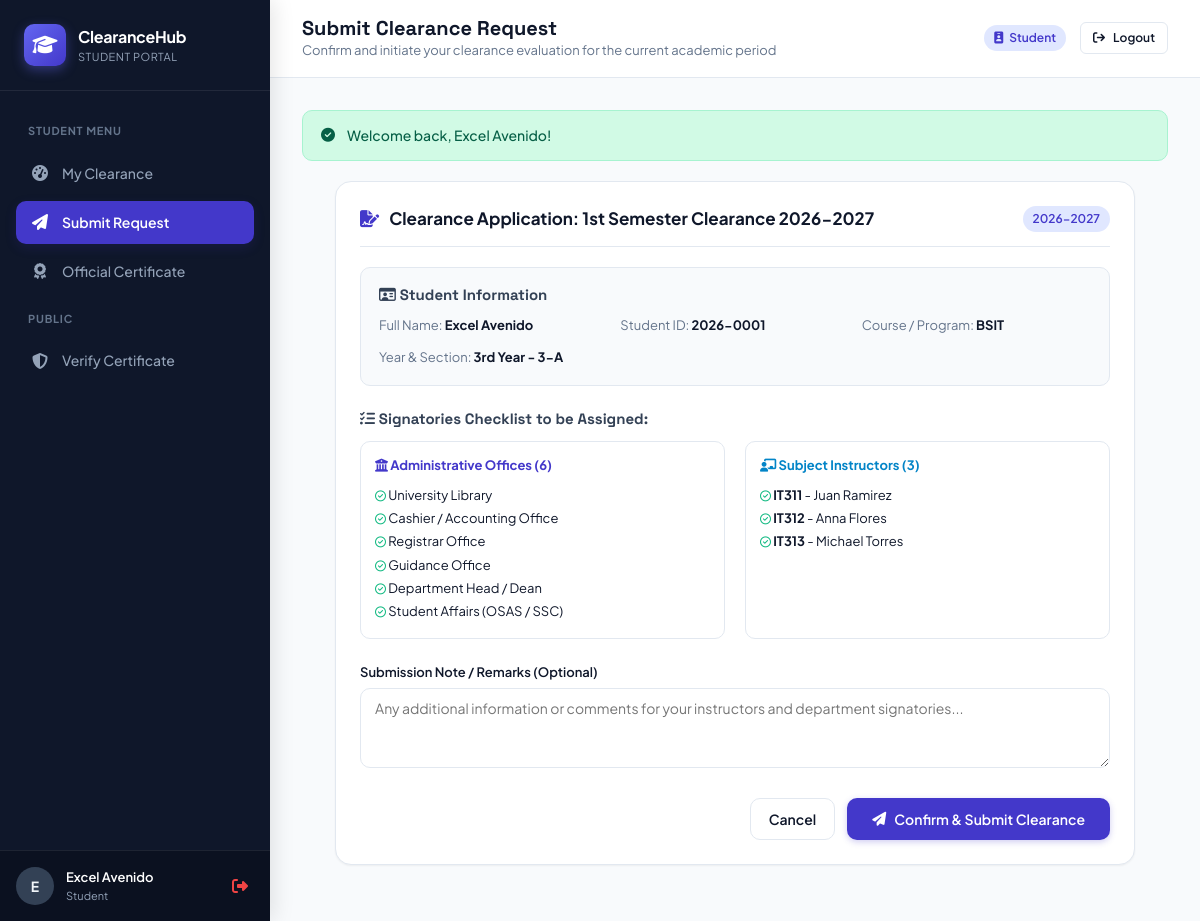
Screenshot of /student/request.php (signed in) with the database file from the repository.
### tables this page shows
CREATE TABLE `clearance_periods` (
  `id` INT AUTO_INCREMENT PRIMARY KEY,
  `name` VARCHAR(100) NOT NULL,
  `academic_year` VARCHAR(50) NOT NULL,
  `semester` VARCHAR(30) NOT NULL,
  `start_date` DATE NOT NULL,
  `end_date` DATE NOT NULL,
  `is_active` TINYINT(1) DEFAULT 0,
  `created_at` TIMESTAMP DEFAULT CURRENT_TIMESTAMP
);

CREATE TABLE `departments` (
  `id` INT AUTO_INCREMENT PRIMARY KEY,
  `code` VARCHAR(30) NOT NULL UNIQUE,
  `name` VARCHAR(100) NOT NULL,
  `description` VARCHAR(255) NULL,
  `requires_proof` TINYINT(1) DEFAULT 0,
  `is_active` TINYINT(1) DEFAULT 1,
  `created_at` TIMESTAMP DEFAULT CURRENT_TIMESTAMP
);

CREATE TABLE `subjects` (
  `id` INT AUTO_INCREMENT PRIMARY KEY,
  `code` VARCHAR(30) NOT NULL,
  `name` VARCHAR(100) NOT NULL,
  `instructor_id` INT NOT NULL,
  `period_id` INT NOT NULL,
  `created_at` TIMESTAMP DEFAULT CURRENT_TIMESTAMP,
  FOREIGN KEY (`instructor_id`) REFERENCES `users`(`id`) ON DELETE CASCADE,
  FOREIGN KEY (`period_id`) REFERENCES `clearance_periods`(`id`) ON DELETE CASCADE
);

### config/helpers.php (called while the page is built, shortened)
<?php
function e(?string $string): string {
    return htmlspecialchars($string ?? '', ENT_QUOTES, 'UTF-8');
}

### config/session.php (called while the page is built, shortened)
<?php
function is_logged_in(): bool {
    return isset($_SESSION['user_id']) && !empty($_SESSION['user_id']);
}
function current_user(): ?array {
    return [
        'id'            => $_SESSION['user_id'],
        'username'      => $_SESSION['username'] ?? '',
        'role'          => $_SESSION['role'] ?? '',
        'name'          => $_SESSION['name'] ?? '',
        'student_id'    => $_SESSION['student_id'] ?? null,
        'department_id' => $_SESSION['department_id'] ?? null,
        'department_name'=> $_SESSION['department_name'] ?? null,
        'course'        => $_SESSION['course'] ?? null,
        'year_level'    => $_SESSION['year_level'] ?? null,
        'section'       => $_SESSION['section'] ?? null,
    ];
}

### student/request.php (the view, shortened to what this page needs)
<?php
require_once __DIR__ . '/../config/db.php';
require_once __DIR__ . '/../config/session.php';
require_once __DIR__ . '/../config/helpers.php';
$periodStmt = $pdo->query("SELECT * FROM clearance_periods WHERE is_active = 1 LIMIT 1");
$activePeriod = $periodStmt->fetch();
$deptPreview = $pdo->query("SELECT name, code FROM departments WHERE is_active = 1 ORDER BY id ASC")->fetchAll();
$subjPreview = $pdo->prepare("
    SELECT s.code, s.name, CONCAT(u.first_name, ' ', u.last_name) AS instructor_name
    FROM subjects s
    JOIN users u ON s.instructor_id = u.id
    WHERE s.period_id = ?
    ORDER BY s.code ASC
");
$subjPreview->execute([$activePeriod['id']]);
$subjectsList = $subjPreview->fetchAll();
include __DIR__ . '/../includes/header.php';
include __DIR__ . '/../includes/navbar.php';
?>
<div style="max-width: 800px; margin: 0 auto;">
    <div class="card">
        <div class="card-header">
            <div class="card-title">
                <i class="fa-solid fa-file-signature" style="color: var(--primary);"></i>
                <span>Clearance Application: <?= e($activePeriod['name']) ?></span>
            </div>
            <span class="badge badge-primary"><?= e($activePeriod['academic_year']) ?></span>
        </div>
        <div style="background: #f8fafc; border: 1px solid #e2e8f0; border-radius: var(--radius-md); padding: 18px; margin-bottom: 24px;">
            <h4 style="font-size: 15px; margin-bottom: 12px; color: #334155;">
                <i class="fa-regular fa-id-card"></i> Student Information
            </h4>
            <div style="display: grid; grid-template-columns: repeat(auto-fit, minmax(200px, 1fr)); gap: 12px; font-size: 13px;">
                <div><span style="color: #64748b;">Full Name:</span> <strong><?= e($user['name']) ?></strong></div>
                <div><span style="color: #64748b;">Student ID:</span> <strong><?= e($user['student_id'] ?: 'N/A') ?></strong></div>
                <div><span style="color: #64748b;">Course / Program:</span> <strong><?= e($user['course'] ?: 'BSIT') ?></strong></div>
                <div><span style="color: #64748b;">Year & Section:</span> <strong><?= e($user['year_level'] . ' - ' . $user['section']) ?></strong></div>
            </div>
        </div>
        <div style="margin-bottom: 24px;">
            <h4 style="font-size: 15px; margin-bottom: 12px; color: #334155;">
                <i class="fa-solid fa-list-check"></i> Signatories Checklist to be Assigned:
            </h4>
            <div style="display: grid; grid-template-columns: 1fr 1fr; gap: 20px;">
                <div style="border: 1px solid var(--border); border-radius: var(--radius-md); padding: 14px;">
                    <div style="font-weight: 700; font-size: 13px; color: #4338ca; margin-bottom: 8px;">
                        <i class="fa-solid fa-building-columns"></i> Administrative Offices (<?= count($deptPreview) ?>)
                    </div>
                    <ul style="font-size: 13px; list-style-type: none; padding-left: 0; line-height: 1.8;">
                        <?php foreach ($deptPreview as $d): ?>
                            <li><i class="fa-regular fa-circle-check" style="color: #10b981; font-size: 11px;"></i> <?= e($d['name']) ?></li>
                        <?php endforeach; ?>
                    </ul>
                </div>
                <div style="border: 1px solid var(--border); border-radius: var(--radius-md); padding: 14px;">
                    <div style="font-weight: 700; font-size: 13px; color: #0284c7; margin-bottom: 8px;">
                        <i class="fa-solid fa-chalkboard-user"></i> Subject Instructors (<?= count($subjectsList) ?>)
                    </div>
                    <ul style="font-size: 13px; list-style-type: none; padding-left: 0; line-height: 1.8;">
                        <?php foreach ($subjectsList as $s): ?>
                            <li>
                                <i class="fa-regular fa-circle-check" style="color: #10b981; font-size: 11px;"></i>
                                <strong><?= e($s['code']) ?></strong> - <?= e($s['instructor_name']) ?>
                            </li>
                        <?php endforeach; ?>
                    </ul>
                </div>
            </div>
        </div>
        <form action="" method="POST">
            <div class="form-group">
                <label class="form-label" for="note">Submission Note / Remarks (Optional)</label>
                <textarea name="note" id="note" class="form-control" placeholder="Any additional information or comments for your instructors and department signatories..."></textarea>
            </div>
            <div style="display: flex; justify-content: flex-end; gap: 12px; margin-top: 24px;">
                <a href="<?= BASE_URL ?>student/dashboard.php" class="btn btn-outline">Cancel</a>
                <button type="submit" class="btn btn-primary" style="padding: 11px 24px;">
                    <i class="fa-solid fa-paper-plane"></i> Confirm & Submit Clearance
                </button>
            </div>
        </form>
    </div>
</div>
<?php include __DIR__ . '/../includes/footer.php'; ?>

### assets/css/style.css (style rules this page uses)
:root { --primary: #4338ca; --primary-hover: #3730a3; --primary-light: #e0e7ff; --primary-glow: rgba(67, 56, 202, 0.15); --secondary: #0284c7; --accent: #f59e0b; --success: #10b981; --success-bg: #d1fae5; --success-text: #065f46; --warning: #f59e0b; --warning-bg: #fef3c7; --warning-text: #92400e; --danger: #ef4444; --danger-bg: #fee2e2; --danger-text: #991b1b; --info: #3b82f6; --info-bg: #dbeafe; --info-text: #1e40af; --bg-page: #f8fafc; --surface: #ffffff; --surface-secondary: #f1f5f9; --border: #e2e8f0; --border-focus: #818cf8; --text-main: #0f172a; --text-muted: #64748b; --text-light: #94a3b8; --radius-sm: 6px; --radius-md: 10px; --radius-lg: 16px; --radius-xl: 22px; --radius-full: 9999px; --shadow-sm: 0 1px 2px 0 rgba(0, 0, 0, 0.05); --shadow-md: 0 4px 6px -1px rgba(0, 0, 0, 0.08), 0 2px 4px -2px rgba(0, 0, 0, 0.05); --shadow-lg: 0 10px 15px -3px rgba(0, 0, 0, 0.08), 0 4px 6px -4px rgba(0, 0, 0, 0.04); --shadow-glow: 0 8px 25px -4px var(--primary-glow); --transition: all 0.2s cubic-bezier(0.4, 0, 0.2, 1); }
* { box-sizing: border-box; margin: 0; padding: 0; }
body { font-family: 'Plus Jakarta Sans', sans-serif; background-color: var(--bg-page); color: var(--text-main); line-height: 1.5; min-height: 100vh; display: flex; flex-direction: column; }
h1, h2, h3, h4, h5, h6 { font-family: 'Space Grotesk', sans-serif; color: var(--text-main); line-height: 1.25; }
a { color: var(--primary); text-decoration: none; transition: var(--transition); }
.btn { display: inline-flex; align-items: center; justify-content: center; gap: 8px; padding: 9px 18px; font-size: 14px; font-weight: 600; font-family: inherit; border-radius: var(--radius-md); cursor: pointer; border: 1px solid transparent; transition: var(--transition); text-decoration: none; white-space: nowrap; }
.btn-primary { background: var(--primary); color: #ffffff; box-shadow: 0 2px 6px rgba(67, 56, 202, 0.25); }
.btn-outline { background: transparent; border-color: var(--border); color: var(--text-main); }
.card { background: var(--surface); border: 1px solid var(--border); border-radius: var(--radius-lg); box-shadow: var(--shadow-sm); padding: 24px; margin-bottom: 24px; transition: var(--transition); }
.card-header { display: flex; align-items: center; justify-content: space-between; margin-bottom: 20px; padding-bottom: 14px; border-bottom: 1px solid var(--border); }
.card-title { font-size: 17px; font-weight: 700; display: flex; align-items: center; gap: 10px; }
.badge { display: inline-flex; align-items: center; gap: 6px; padding: 4px 10px; border-radius: var(--radius-full); font-size: 12px; font-weight: 600; text-transform: capitalize; }
.badge-primary { background: var(--primary-light); color: var(--primary); }
.form-group { margin-bottom: 18px; }
.form-label { display: block; font-size: 13px; font-weight: 600; margin-bottom: 6px; color: var(--text-main); }
.form-control { width: 100%; padding: 10px 14px; font-size: 14px; font-family: inherit; border-radius: var(--radius-md); border: 1px solid var(--border); background: var(--surface); color: var(--text-main); transition: var(--transition); }
textarea.form-control { resize: vertical; min-height: 80px; }

### rows the page displays
clearance_periods: name "1st Semester Clearance 2026-2027", academic_year "2026-2027"
departments: name "University Library"
departments: name "Cashier / Accounting Office"
departments: name "Registrar Office"
departments: name "Guidance Office"
departments: name "Department Head / Dean"
departments: name "Student Affairs (OSAS / SSC)"
subjects: code "IT311", instructor_name "Juan Ramirez"
subjects: code "IT312", instructor_name "Anna Flores"
subjects: code "IT313", instructor_name "Michael Torres"

### other values shown
substr($user['name'] ?: $user['username'], 0, 1) "E"
$user['name'] ?: $user['username'] "Excel Avenido"
$user['role'] "Student"
$page_title "Submit Clearance Request"
$page_subtitle "Confirm and initiate your clearance evaluation for the current academic period"
$flash['message'] "Welcome back, Excel Avenido!"
$user['name'] "Excel Avenido"
$user['student_id'] ?: 'N/A' "2026-0001"
$user['course'] ?: 'BSIT' "BSIT"
$user['year_level'] . ' - ' . $user['section'] "3rd Year - 3-A"
count($deptPreview) "6"
count($subjectsList) "3"
